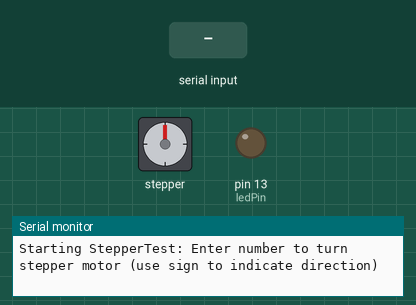
Simulated run of this sketch. Board: Arduino Uno, built with avr-gcc and run on an emulated ATmega328P. Parts: stepper motor, output pins drawn as LEDs (lit = HIGH), the last lines printed to the serial monitor. Wiring (inferred from the names in the program): stepper motor driver (200 steps per turn assumed): step pin 8; direction pin 9. The test bench sets the inputs (shaded band). Pins used as bus, display or sensor lines are not drawn.

Above: at 3.2 s.
3.3 s: "90,45\n" received over Serial
At 5.4 s:
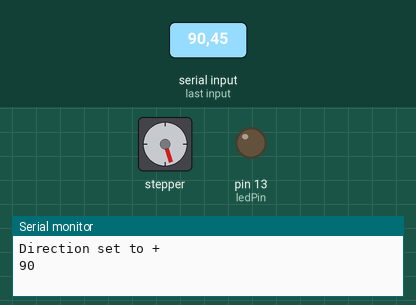
5.7 s: "30,150\n" received over Serial
At 6.6 s:
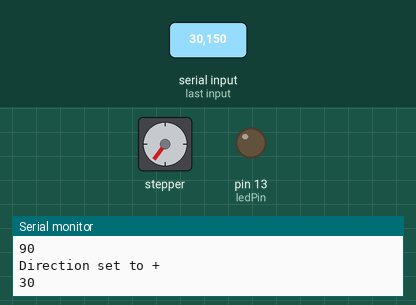
7.5 s: "5\n" received over Serial
At 8.2 s:
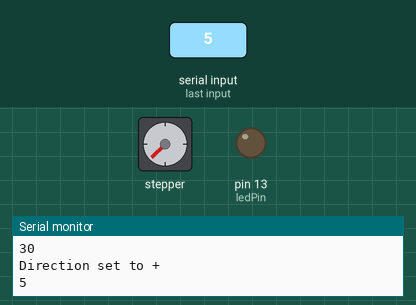
9.0 s: "200\n" received over Serial
At 9.15 s:
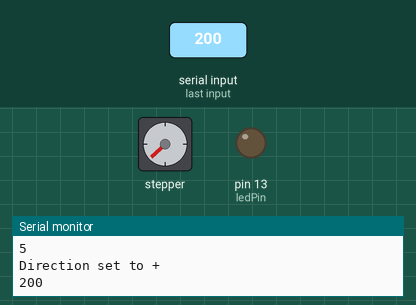
12.0 s: "90\n" received over Serial
At 13.3 s:
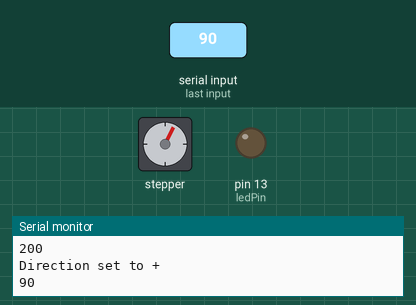
14.4 s: "90,45\n" received over Serial
At 16.5 s:
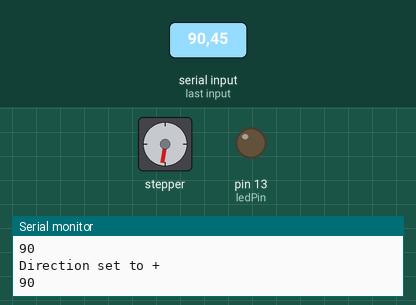
Timing chart, 0 to 17.8 s (numbered marks = the images above; inputs shaded):
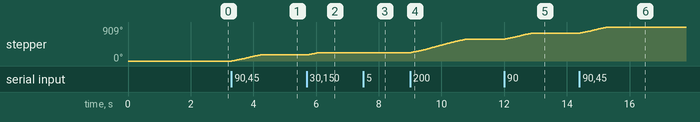

Measured:
- after the input at 3.3 s, stepper: turns 162° clockwise in 0.91 s, starting at once
- after the input at 5.7 s, stepper: turns 54° clockwise in 0.33 s, starting at once
- after the input at 9.0 s, stepper: turns 360° clockwise in 1.8 s, starting at once
- after the input at 12.0 s, stepper: turns 162° clockwise in 0.91 s, starting at once
- after the input at 14.4 s, stepper: turns 162° clockwise in 0.91 s, starting at once

The sketch:

Stepper_Motor_Serial_demo.ino
```cpp
// testing a stepper motor with a Pololu A4988 driver board or equivalent
// on an Uno the onboard led will flash with each step
// this version uses delay() to manage timing

byte directionPin = 9;
byte stepPin = 8;
int numberOfSteps = 100;
byte ledPin = 13;
int pulseWidthMicros = 20;  // microseconds

int minStepInterval = 8000;
int maxStepInterval = 12000;  // microseconds
int diff = (maxStepInterval-minStepInterval)/50; // Within 90 degree, accelerates to full speed

void setup() {
  // Set pins
  pinMode(directionPin, OUTPUT);
  pinMode(stepPin, OUTPUT);
  pinMode(ledPin, OUTPUT);

  // Set serial connection
  Serial.begin(9600);
  while(!Serial);
  Serial.println("Starting StepperTest: Enter number to turn stepper motor (use sign to indicate direction)");
  digitalWrite(ledPin, LOW);

  delay(2000);
}

void loop() {
  if (Serial.available())
  {
    int steps = Serial.parseInt();
    while (Serial.read() != '\n'){}
    if (steps > 0) {
      digitalWrite(directionPin, HIGH);
      Serial.println("\nDirection set to +");
    } else {
      digitalWrite(directionPin, LOW);
      Serial.print("\nDirection set to -");
      steps = -steps;
    }
    Serial.print(steps);

    for (int i = 0; i < steps; i++) {
      digitalWrite(stepPin, HIGH);
      delayMicroseconds(20);
      digitalWrite(stepPin, LOW);
      delayMicroseconds(max(maxStepInterval - diff*(steps/2-abs(i-steps/2)), minStepInterval));
    }
  }
}
```
